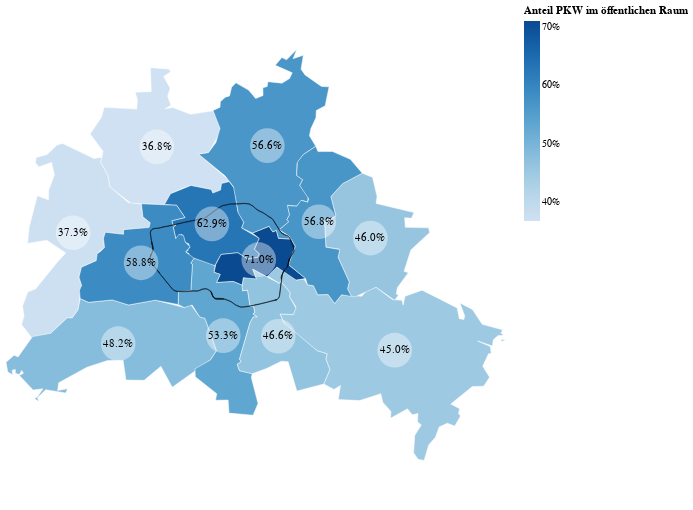

Notebook source saved alongside this figure:
### Code cell
#source=source_geo[source_geo.Motorisierungsgruppe=='0 Pkw']

source_fil1=source_geo.copy()
source_fil1.geometry=source_fil1.buffer(0.0000001)

map_ = alt.Chart(source_fil1).mark_geoshape(
    stroke='white',
    strokeWidth=0.5
).encode(
    #opacity=opacity_map,
    color =  alt.Color('Gesamt:Q',
                       
                       legend=alt.Legend(title='Anteil PKW im öffentlichen Raum',format='.0%'),#,orient='none',legendY=0,legendX=500),
                       # legend=alt.Legend(title="Anteil",format='.0%',orient='none',legendY=550,legendX=-50),
                       scale=alt.Scale(scheme='blues')
                      ),#  format='.1%'),
   # tooltip=['value:Q']
    tooltip=[
            alt.Tooltip('Bezirk', title='Bezirk'),
            alt.Tooltip('Gesamt:Q', title='Anteil'),
    ]
).add_selection(
#    name_selection, bezirk_selection
).properties(
    height=500,
    width=500
)


hundek=alt.Chart(hundekopf_diss).mark_geoshape(
    stroke='black',
    strokeWidth=0.5
).encode(
)


text1=alt.Chart(source_geo_cent).mark_text(
    color='black',
).encode(
    longitude='x:Q',
    latitude='y:Q',
    text=alt.Text('Gesamt:O', format='.1%')
)
circ1=alt.Chart(source_geo_cent).mark_circle(
    color='white',
    size=1200,
    opacity=0.4
).encode(
    longitude='x:Q',
    latitude='y:Q',
   # text=alt.Text('Gesamt:O', format='.1%')
)


map_ +hundek+circ1+text1

### Figure 1 — Vega-Lite specification as saved in the notebook (floating-point values rounded to 4 significant figures; data arrays with more than 128 entries replaced by an {"elided": "..."} marker saying what was removed)
{"config": {"view": {"continuousWidth": 400, "continuousHeight": 300}}, "layer": [{"data": {"name": "data-a549511fe3063db2196be01a9f4b12f8"}, "mark": {"type": "geoshape", "stroke": "white", "strokeWidth": 0.5}, "encoding": {"color": {"type": "quantitative", "field": "Gesamt", "legend": {"format": ".0%", "title": "Anteil PKW im öffentlichen Raum"}, "scale": {"scheme": "blues"}}, "tooltip": [{"type": "nominal", "field": "Bezirk", "title": "Bezirk"}, {"type": "quantitative", "field": "Gesamt", "title": "Anteil"}]}, "height": 500, "width": 500}, {"data": {"name": "data-02f05dcbb85a1b97c97fc0ef5acade0d"}, "mark": {"type": "geoshape", "stroke": "black", "strokeWidth": 0.5}, "encoding": {}}, {"data": {"name": "data-84d977bc66b536e492cb466fd827058d"}, "mark": {"type": "circle", "color": "white", "opacity": 0.4, "size": 1200}, "encoding": {"latitude": {"field": "y", "type": "quantitative"}, "longitude": {"field": "x", "type": "quantitative"}}}, {"data": {"name": "data-84d977bc66b536e492cb466fd827058d"}, "mark": {"type": "text", "color": "black"}, "encoding": {"latitude": {"field": "y", "type": "quantitative"}, "longitude": {"field": "x", "type": "quantitative"}, "text": {"type": "ordinal", "field": "Gesamt", "format": ".1%"}}}], "$schema": "https://vega.github.io/schema/vega-lite/v4.8.1.json", "datasets": {"data-a549511fe3063db2196be01a9f4b12f8": [{"Bezirk": "Reinickendorf", "Gesamt": 0.368, "name": "Reinickendorf", "Üblicherweise genutzter Abstellort": "Öffentlicher Straßenraum", "type": "Feature", "geometry": {"type": "Polygon", "coordinates": {"elided": "1x280x2 float values"}}}, {"Bezirk": "Spandau", "Gesamt": 0.373, "name": "Spandau", "Üblicherweise genutzter Abstellort": "Öffentlicher Straßenraum", "type": "Feature", "geometry": {"type": "Polygon", "coordinates": {"elided": "1x299x2 float values"}}}, {"Bezirk": "Mitte", "Gesamt": 0.629, "name": "Mitte", "Üblicherweise genutzter Abstellort": "Öffentlicher Straßenraum", "type": "Feature", "geometry": {"type": "Polygon", "coordinates": {"elided": "1x320x2 float values"}}}, {"Bezirk": "Steglitz-Zehlendorf", "Gesamt": 0.482, "name": "Steglitz-Zehlendorf", "Üblicherweise genutzter Abstellort": "Öffentlicher Straßenraum", "type": "Feature", "geometry": {"type": "Polygon", "coordinates": {"elided": "1x342x2 float values"}}}, {"Bezirk": "Treptow-Koepenick", "Gesamt": 0.45, "name": "Treptow-Koepenick", "Üblicherweise genutzter Abstellort": "Öffentlicher Straßenraum", "type": "Feature", "geometry": {"type": "Polygon", "coordinates": {"elided": "1x621x2 float values"}}}, {"Bezirk": "Friedrichshain-Kreuzberg", "Gesamt": 0.71, "name": "Friedrichshain-Kreuzberg", "Üblicherweise genutzter Abstellort": "Öffentlicher Straßenraum", "type": "Feature", "geometry": {"type": "Polygon", "coordinates": {"elided": "1x254x2 float values"}}}, {"Bezirk": "Tempelhof-Schoeneberg", "Gesamt": 0.533, "name": "Tempelhof-Schoeneberg", "Üblicherweise genutzter Abstellort": "Öffentlicher Straßenraum", "type": "Feature", "geometry": {"type": "Polygon", "coordinates": {"elided": "1x354x2 float values"}}}, {"Bezirk": "Neukoelln", "Gesamt": 0.466, "name": "Neukoelln", "Üblicherweise genutzter Abstellort": "Öffentlicher Straßenraum", "type": "Feature", "geometry": {"type": "Polygon", "coordinates": {"elided": "1x288x2 float values"}}}, {"Bezirk": "Marzahn-Hellersdorf", "Gesamt": 0.46, "name": "Marzahn-Hellersdorf", "Üblicherweise genutzter Abstellort": "Öffentlicher Straßenraum", "type": "Feature", "geometry": {"type": "Polygon", "coordinates": {"elided": "1x245x2 float values"}}}, {"Bezirk": "Pankow", "Gesamt": 0.566, "name": "Pankow", "Üblicherweise genutzter Abstellort": "Öffentlicher Straßenraum", "type": "Feature", "geometry": {"type": "Polygon", "coordinates": {"elided": "1x504x2 float values"}}}, {"Bezirk": "Charlottenburg-Wilmersdorf", "Gesamt": 0.588, "name": "Charlottenburg-Wilmersdorf", "Üblicherweise genutzter Abstellort": "Öffentlicher Straßenraum", "type": "Feature", "geometry": {"type": "Polygon", "coordinates": {"elided": "1x318x2 float values"}}}, {"Bezirk": "Lichtenberg", "Gesamt": 0.568, "name": "Lichtenberg", "Üblicherweise genutzter Abstellort": "Öffentlicher Straßenraum", "type": "Feature", "geometry": {"type": "Polygon", "coordinates": {"elided": "1x311x2 float values"}}}], "data-02f05dcbb85a1b97c97fc0ef5acade0d": [{"@id": "way/4407773", "bridge": "yes", "bridge:structure": "truss", "description": "Ersatzbrücke", "detail": "track", "electrified": "rail", "embankment": "yes", "frequency": "0", "gauge": "1435", "id": "way/4407773", "layer": "1", "level": "1", "maxspeed": "80", "maxspeed:backward": "70", "maxspeed:forward": "70", "operator": "DB Netz AG", "railway": "light_rail", "railway:track_ref": "12", "ref": "6020", "source": "memory", "source:maxspeed": "Geschwindigkeitssignal (Lf7 \"10\") beim Streckenkilometer 0,7", "tunnel": "yes", "usage": "main", "voltage": "750", "workrules": "DE:EBO", "type": "Feature", "geometry": {"type": "Polygon", "coordinates": {"elided": "13 rows, 6372 float values in total"}}}], "data-84d977bc66b536e492cb466fd827058d": [{"Bezirk": "Reinickendorf", "Gesamt": 0.368, "name": "Reinickendorf", "x": 13.29, "y": 52.6, "Üblicherweise genutzter Abstellort": "Öffentlicher Straßenraum", "type": "Feature", "geometry": {"type": "Point", "coordinates": [13.29, 52.6]}}, {"Bezirk": "Spandau", "Gesamt": 0.373, "name": "Spandau", "x": 13.18, "y": 52.53, "Üblicherweise genutzter Abstellort": "Öffentlicher Straßenraum", "type": "Feature", "geometry": {"type": "Point", "coordinates": [13.18, 52.53]}}, {"Bezirk": "Mitte", "Gesamt": 0.629, "name": "Mitte", "x": 13.37, "y": 52.53, "Üblicherweise genutzter Abstellort": "Öffentlicher Straßenraum", "type": "Feature", "geometry": {"type": "Point", "coordinates": [13.37, 52.53]}}, {"Bezirk": "Steglitz-Zehlendorf", "Gesamt": 0.482, "name": "Steglitz-Zehlendorf", "x": 13.24, "y": 52.43, "Üblicherweise genutzter Abstellort": "Öffentlicher Straßenraum", "type": "Feature", "geometry": {"type": "Point", "coordinates": [13.24, 52.43]}}, {"Bezirk": "Treptow-Koepenick", "Gesamt": 0.45, "name": "Treptow-Koepenick", "x": 13.61, "y": 52.43, "Üblicherweise genutzter Abstellort": "Öffentlicher Straßenraum", "type": "Feature", "geometry": {"type": "Point", "coordinates": [13.61, 52.43]}}, {"Bezirk": "Friedrichshain-Kreuzberg", "Gesamt": 0.71, "name": "Friedrichshain-Kreuzberg", "x": 13.43, "y": 52.5, "Üblicherweise genutzter Abstellort": "Öffentlicher Straßenraum", "type": "Feature", "geometry": {"type": "Point", "coordinates": [13.43, 52.5]}}, {"Bezirk": "Tempelhof-Schoeneberg", "Gesamt": 0.533, "name": "Tempelhof-Schoeneberg", "x": 13.38, "y": 52.44, "Üblicherweise genutzter Abstellort": "Öffentlicher Straßenraum", "type": "Feature", "geometry": {"type": "Point", "coordinates": [13.38, 52.44]}}, {"Bezirk": "Neukoelln", "Gesamt": 0.466, "name": "Neukoelln", "x": 13.45, "y": 52.44, "Üblicherweise genutzter Abstellort": "Öffentlicher Straßenraum", "type": "Feature", "geometry": {"type": "Point", "coordinates": [13.45, 52.44]}}, {"Bezirk": "Marzahn-Hellersdorf", "Gesamt": 0.46, "name": "Marzahn-Hellersdorf", "x": 13.58, "y": 52.52, "Üblicherweise genutzter Abstellort": "Öffentlicher Straßenraum", "type": "Feature", "geometry": {"type": "Point", "coordinates": [13.58, 52.52]}}, {"Bezirk": "Pankow", "Gesamt": 0.566, "name": "Pankow", "x": 13.44, "y": 52.6, "Üblicherweise genutzter Abstellort": "Öffentlicher Straßenraum", "type": "Feature", "geometry": {"type": "Point", "coordinates": [13.44, 52.6]}}, {"Bezirk": "Charlottenburg-Wilmersdorf", "Gesamt": 0.588, "name": "Charlottenburg-Wilmersdorf", "x": 13.27, "y": 52.5, "Üblicherweise genutzter Abstellort": "Öffentlicher Straßenraum", "type": "Feature", "geometry": {"type": "Point", "coordinates": [13.27, 52.5]}}, {"Bezirk": "Lichtenberg", "Gesamt": 0.568, "name": "Lichtenberg", "x": 13.51, "y": 52.53, "Üblicherweise genutzter Abstellort": "Öffentlicher Straßenraum", "type": "Feature", "geometry": {"type": "Point", "coordinates": [13.51, 52.53]}}]}}
